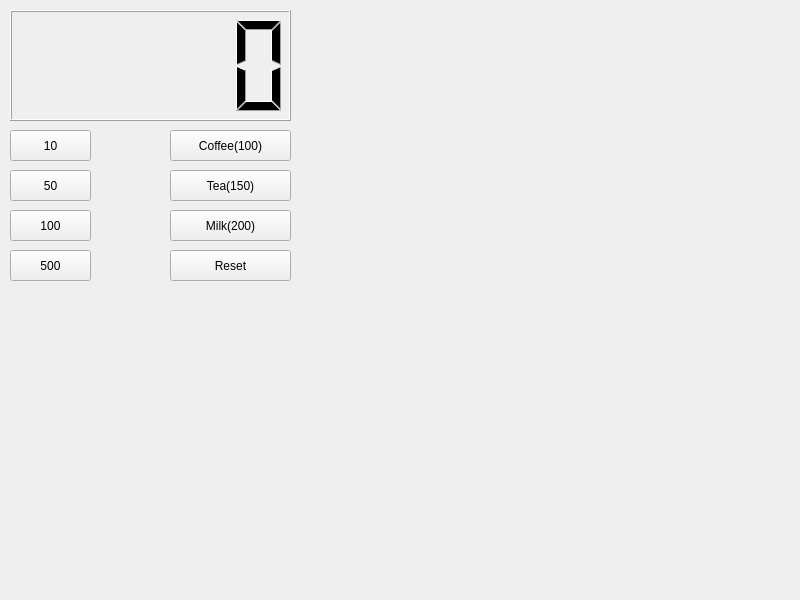
<?xml version="1.0" encoding="UTF-8"?>
<ui version="4.0">
 <class>Widget</class>
 <widget class="QWidget" name="Widget">
  <property name="geometry">
   <rect>
    <x>0</x>
    <y>0</y>
    <width>800</width>
    <height>600</height>
   </rect>
  </property>
  <property name="windowTitle">
   <string>Widget</string>
  </property>
  <widget class="QLCDNumber" name="lcdNumber">
   <property name="geometry">
    <rect>
     <x>10</x>
     <y>10</y>
     <width>281</width>
     <height>111</height>
    </rect>
   </property>
  </widget>
  <widget class="QPushButton" name="phCoin10">
   <property name="geometry">
    <rect>
     <x>10</x>
     <y>130</y>
     <width>81</width>
     <height>31</height>
    </rect>
   </property>
   <property name="text">
    <string>10</string>
   </property>
  </widget>
  <widget class="QPushButton" name="phCoin50">
   <property name="geometry">
    <rect>
     <x>10</x>
     <y>170</y>
     <width>81</width>
     <height>31</height>
    </rect>
   </property>
   <property name="text">
    <string>50</string>
   </property>
  </widget>
  <widget class="QPushButton" name="phCoin100">
   <property name="geometry">
    <rect>
     <x>10</x>
     <y>210</y>
     <width>81</width>
     <height>31</height>
    </rect>
   </property>
   <property name="text">
    <string>100</string>
   </property>
  </widget>
  <widget class="QPushButton" name="phCoin500">
   <property name="geometry">
    <rect>
     <x>10</x>
     <y>250</y>
     <width>81</width>
     <height>31</height>
    </rect>
   </property>
   <property name="text">
    <string>500</string>
   </property>
  </widget>
  <widget class="QPushButton" name="phCoffee">
   <property name="geometry">
    <rect>
     <x>170</x>
     <y>130</y>
     <width>121</width>
     <height>31</height>
    </rect>
   </property>
   <property name="text">
    <string>Coffee(100)</string>
   </property>
  </widget>
  <widget class="QPushButton" name="phTea">
   <property name="geometry">
    <rect>
     <x>170</x>
     <y>170</y>
     <width>121</width>
     <height>31</height>
    </rect>
   </property>
   <property name="text">
    <string>Tea(150)</string>
   </property>
  </widget>
  <widget class="QPushButton" name="phMilk">
   <property name="geometry">
    <rect>
     <x>170</x>
     <y>210</y>
     <width>121</width>
     <height>31</height>
    </rect>
   </property>
   <property name="text">
    <string>Milk(200)</string>
   </property>
  </widget>
  <widget class="QPushButton" name="phReset">
   <property name="geometry">
    <rect>
     <x>170</x>
     <y>250</y>
     <width>121</width>
     <height>31</height>
    </rect>
   </property>
   <property name="text">
    <string>Reset</string>
   </property>
  </widget>
 </widget>
 <resources/>
 <connections/>
</ui>
